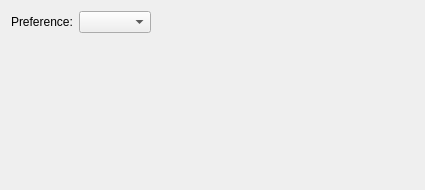
<?xml version="1.0" encoding="UTF-8"?>
<ui version="4.0">
 <class>NavikiRoutingConfigWidget</class>
 <widget class="QWidget" name="NavikiRoutingConfigWidget">
  <property name="geometry">
   <rect>
    <x>0</x>
    <y>0</y>
    <width>425</width>
    <height>190</height>
   </rect>
  </property>
  <layout class="QVBoxLayout" name="verticalLayout">
   <item>
    <layout class="QFormLayout" name="formLayout">
     <property name="fieldGrowthPolicy">
      <enum>QFormLayout::ExpandingFieldsGrow</enum>
     </property>
     <item row="0" column="0">
      <widget class="QLabel" name="label">
       <property name="text">
        <string>Preference:</string>
       </property>
      </widget>
     </item>
     <item row="0" column="1">
      <widget class="QComboBox" name="preference"/>
     </item>
    </layout>
   </item>
  </layout>
 </widget>
 <resources/>
 <connections/>
</ui>
